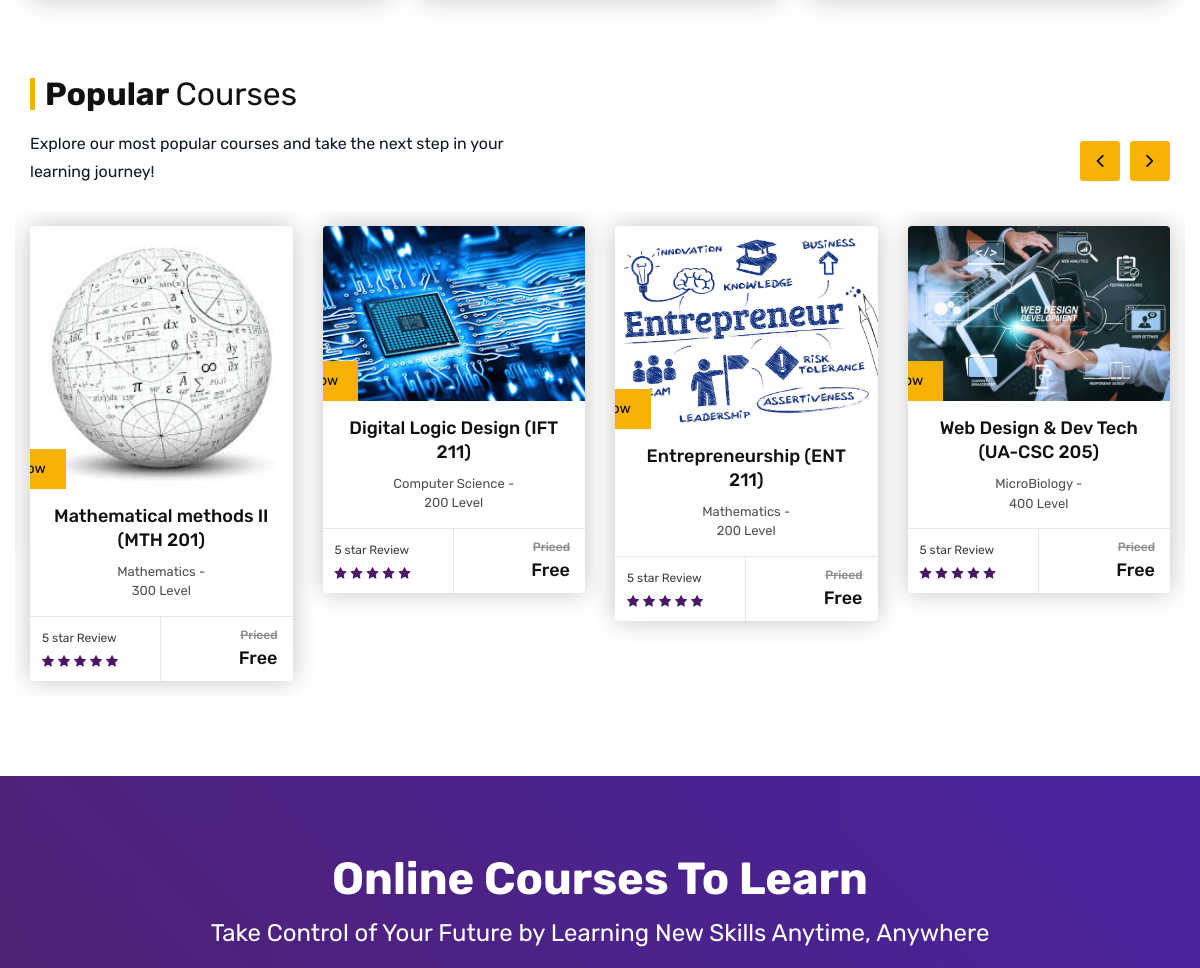
Before: / (middle part) with the older database file.
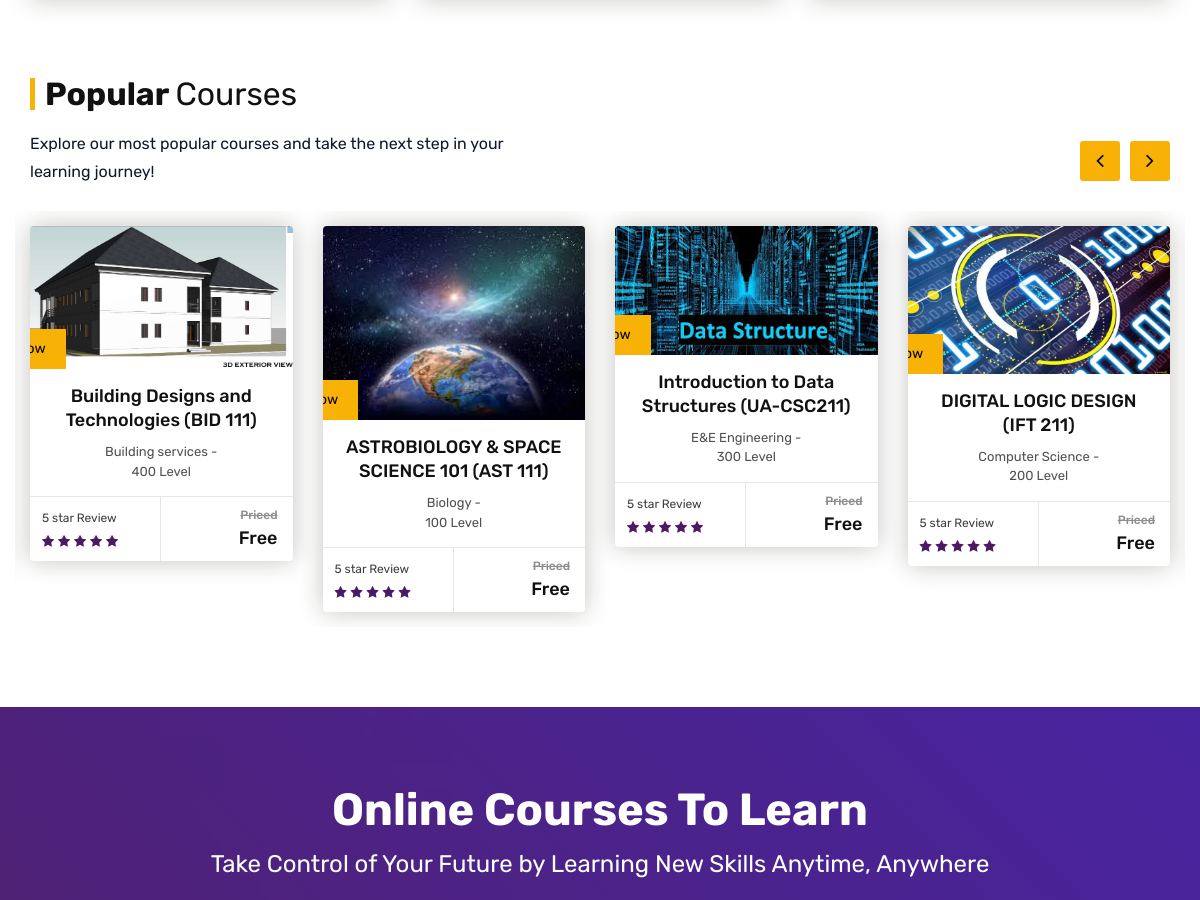
After: the same page with the newer database file.
### dashboard/models.py (models this page shows, shortened)
class Course(models.Model):
    LEVEL_CHOICES = [
        ('100', '100 Level'),
        ('200', '200 Level'),
        ('300', '300 Level'),
        ('400', '400 Level'),
        ('500', '500 Level'),
        ('600', '600 Level'),
    ]
    thumbnail = models.ImageField(upload_to='course_thumbnails/', blank=True, null=True)
    title = models.CharField(max_length=200)
    lecturer = models.ForeignKey(
        settings.AUTH_USER_MODEL,
        on_delete=models.SET_NULL,
        null=True,
        limit_choices_to={'userprofile__role': 'LECTURER'},
        related_name='courses_taught'
    )
    level = models.CharField(max_length=50, choices=LEVEL_CHOICES)
    department = models.CharField(max_length=100)
    description = models.TextField()
    document_link = models.URLField(blank=True, null=True)

### sections/views.py (the view)
# urls.py: path('', views.index, name='index'),
def index(request):
    recent_courses = Course.objects.all().order_by('-id')[:5]  # Assuming 'id' is auto-incremented
    context = {
        'recent_courses': recent_courses,  # Pass the top 3 courses to the template
    }
    return render(request, 'sections/index.html', context)

### accounts/context_processors.py (called while the page is built, shortened)
def user_role(request):
    context = {}
    return context

### sections/templates/sections/index.html (shortened to what this page needs)
{% load static %}
<!DOCTYPE html>
<html lang="en">
<head>
    <link rel="stylesheet" type="text/css" href="{% static 'assets/css/assets.css' %}">
    <link rel="stylesheet" type="text/css" href="{% static 'assets/css/typography.css' %}">
    <link rel="stylesheet" type="text/css" href="{% static 'assets/css/shortcodes/shortcodes.css' %}">
    <link rel="stylesheet" type="text/css" href="{% static 'assets/css/style.css' %}">
    <link class="skin" rel="stylesheet" type="text/css" href="{% static 'assets/css/color/color-1.css' %}">
    <link rel="stylesheet" type="text/css" href="{% static 'assets/vendors/revolution/css/layers.css' %}">
    <link rel="stylesheet" type="text/css" href="{% static 'assets/vendors/revolution/css/settings.css' %}">
    <link rel="stylesheet" type="text/css" href="{% static 'assets/vendors/revolution/css/navigation.css' %}">
</head>
<body id="bg">
<div class="page-wraper">
    <div class="page-content bg-white">
		<div class="content-block">
<div class="section-area section-sp2 popular-courses-bx">
    <div class="container">
        <div class="row">
            <div class="col-md-12 heading-bx left">
                <h2 class="title-head">Popular <span>Courses</span></h2>
                <p>Explore our most popular courses and take the next step in your learning journey!</p>
            </div>
        </div>
        <div class="row">
    <div class="courses-carousel owl-carousel owl-btn-1 col-12 p-lr0">
        {% for course in recent_courses %}
        <div class="item">
            <div class="cours-bx">
                <div class="action-box">
                    <img src="{{ course.thumbnail.url }}" alt="{{ course.title }}"/>
                    {% if user.is_authenticated and user.userprofile.is_lecturer %}
                        {% if course.lecturer == user %}
                        <a href="{{ course.document_link }}" class="btn" target="_blank" >Edit details</a>
                        {% else %}
                        {% endif %}
                    {% elif user.is_authenticated%}
                    <a href="{% url 'add_course' course.id %}" class="btn">Add to My Courses</a>
                    {% else %}
                    <a href="/accounts/login/" class="btn">Review Course now</a>
                    {% endif %}
                </div>
                <div class="info-bx text-center">
                    <h5>{{ course.title }}</h5>
                    <span>{{ course.department }} - <br> {{ course.level }} Level</span>
                </div>
                <div class="cours-more-info">
                    <div class="review">
                        <span>5 star Review</span>
                        <ul class="cours-star">
                            <li class="active"><i class="fa fa-star"></i></li>
                            <li class="active"><i class="fa fa-star"></i></li>
                            <li class="active"><i class="fa fa-star"></i></li>
                            <li class="active"><i class="fa fa-star"></i></li>
                            <li class="active"><i class="fa fa-star"></i></li>
                        </ul>
                    </div>
                    <div class="price">
                        <del>Priced</del>
                        <h5>Free</h5>
                    </div>
                </div>
            </div>
        </div>
        {% endfor %}
    </div>
</div>
    </div>
</div>
<div class="section-area section-sp1 ovpr-dark bg-fix online-cours" style="background-image:url({% static 'assets/images/background/bg1.jpg' %});">
    <div class="container">
        <div class="row">
            <div class="col-md-12 text-center text-white">
                <h2>Online Courses To Learn</h2>
                <h5>Take Control of Your Future by Learning New Skills Anytime, Anywhere</h5>
            </div>
        </div>
    </div>
</div>
        </div>
    </div>
</div>
</body>
</html>

### accounts/static/assets/css/typography.css (style rules this page uses)
body { background-color: #fff; font-family: Rubik; font-size: 16px; font-weight: 400; color:#505050; padding: 0; margin: 0; overflow-x: hidden; -webkit-font-smoothing: antialiased; font-smoothing: antialiased; -moz-osx-font-smoothing: grayscale; scroll-behavior: smooth; }
a { color: #6f6f6f; outline: 0 none; text-decoration: none; }
img { border-style: none; height: auto; max-width: 100%; vertical-align: middle; }
p, address, pre, hr, ul, ol, dl, dd, table { margin-bottom: 24px; }
p { line-height: 28px; margin-bottom: 24px; }
h1, h2, h3, h4, h5, h6 { color: #111111; font-family: rubik; margin-top:0; }
h2 { font-size: 32px; line-height: 45px; margin-bottom: 25px; font-weight: 700; }
h5 { font-size: 18px; line-height: 24px; margin-bottom: 10px; font-weight: 500; }
dl, ul, ol { list-style-position: outside; padding: 0; }
ul, ol { margin-bottom: 24px; }
ul li, ol li { padding: 0; }
.p-lr0 { padding-left: 0; padding-right: 0; }
.text-white { color: #fff; }
.bg-white { background-color: #FFF; }
.heading-bx { margin-bottom: 40px; }
.heading-bx h1, .heading-bx h2, .heading-bx h3 { margin-top: 0; }
.heading-bx p { padding-top: 10px; font-size: 16px; color: #0f192d; }
.text-white { color: #FFF; }
.text-white h1, .text-white h2, .text-white h3, .text-white h4, .text-white h5, .text-white h6, .text-white p, .text-white .title-small { color: #FFF; }

### accounts/static/assets/css/style.css (style rules this page uses)
.bg-fix { background-attachment: fixed; background-size: cover; }
.cours-bx .info-bx { padding:15px; font-size: 13px; }
.cours-bx .action-box .btn { border-radius: 0; position: absolute; bottom: 0; left: -50%; transition:all 0.5s; -moz-transition:all 0.5s; -ms-transition:all 0.5s; -o-transition:all 0.5s; -webkit-transition:all 0.5s; }
.cours-bx { box-shadow:0 0 25px 0 rgba(29,25,0,0.25); border-radius: 4px; overflow: hidden; }
.cours-more-info { border-top: 1px solid #e6e6e6; display: flex; margin: 0; }
.cours-star { margin:0; padding:0; }
.cours-star li { display: inline-block; list-style:none; color:#d1d1d1; font-size:13px; }
.cours-star li.active { color:var(--primary); }
.cours-more-info .price, .cours-more-info .review { width:50%; padding:5px 15px; }
.cours-more-info .review span { font-size:12px; color:#3c3c3c; }
.cours-more-info .price del { font-size:12px; font-weight:500; color:#8e8e8e; }
.cours-more-info .review { border-right: 1px solid #e6e6e6; }
.cours-more-info .price { text-align:right; }
.cours-more-info .price h5 { margin-bottom:0; }
.courses-carousel { margin-top:-15px; }
.courses-carousel .item { padding:15px; }
.online-cours h2 { font-size:45px; margin-top:0; margin-bottom:20px; }
.online-cours h5 { font-weight:400; font-size:24px; margin-bottom:40px; }
.heading-bx.left .title-head { margin-bottom: 10px; margin-top: 0; line-height: 32px; padding-left: 10px; border-left: 5px solid var(--primary); }
.heading-bx.left p { max-width:500px; margin-bottom:0; }
.title-head span { font-weight:400; }
.section-sp1 { padding-top:80px; padding-bottom:50px; }
.section-sp2 { padding-top:80px; padding-bottom:80px; }
.ovpr-dark:after { background: #ff5e14; background: -moz-linear-gradient(45deg, #ff5e14 0%, #ff8e14 100%); background: -webkit-linear-gradient(45deg, #ff5e14 0%,#ff8e14 100%); background: linear-gradient(45deg, #ff5e14 0%,#ff8e14 100%); filter: progid:DXImageTransform.Microsoft.gradient( startColorstr='#ff5e14', endColorstr='#ff8e14',GradientType=1 ); }
.course-detail-bx .cours-more-info .price, .cours-more-info .review { padding: 8px 20px; }
@media only screen and (max-width: 1200px) { .cours-more-info .review { padding: 8px 12px; } }

### accounts/static/assets/css/shortcodes/button.css (style rules this page uses)
.btn { -moz-user-select: none; border: 1px solid rgba(0, 0, 0, 0); border-radius: 4px; display: inline-block; font-size: 16px; font-weight: 400; line-height: 1.25; padding: 8px 16px; text-align: center; transition: all 0.2s ease-in-out 0s; vertical-align: middle; white-space: nowrap; }
.btn, .btn-secondry { color: #fff; padding: 10px 20px; display: inline-block; font-size: 14px; outline: none; cursor: pointer; outline: none; border-width: 0; border-style: solid; border-color: transparent; line-height: 1.42857; border-radius: 3px; font-weight: 400; text-align:center; font-family: rubik; }
.btn { background-color: #EFBB20; }

### accounts/static/assets/css/shortcodes/layout.css (style rules this page uses)
#bg { background-attachment: fixed; background-size: cover; }

Changed rows visible on the page:
removed Course: thumbnail (picture), title "Web Design & Dev Tech (UA-CSC 205)", department "MicroBiology", level "400"
added Course: thumbnail (picture), title "Building Designs and Technologies (BID 111)", department "Building services", level "400"
changed Course: thumbnail: a different picture; title "Mathematical methods II (MTH 201)" → "ASTROBIOLOGY & SPACE SCIENCE 101 (AST 111)"; department "Mathematics" → "Biology"; level "300" → "100"
changed Course: thumbnail: a different picture; title "Digital Logic Design (IFT 211)" → "Introduction to Data Structures (UA-CSC211)"; department "Computer Science" → "E&E Engineering"; level "200" → "300"
changed Course: thumbnail: a different picture; title "Entrepreneurship (ENT 211)" → "DIGITAL LOGIC DESIGN (IFT 211)"; department "Mathematics" → "Computer Science"
